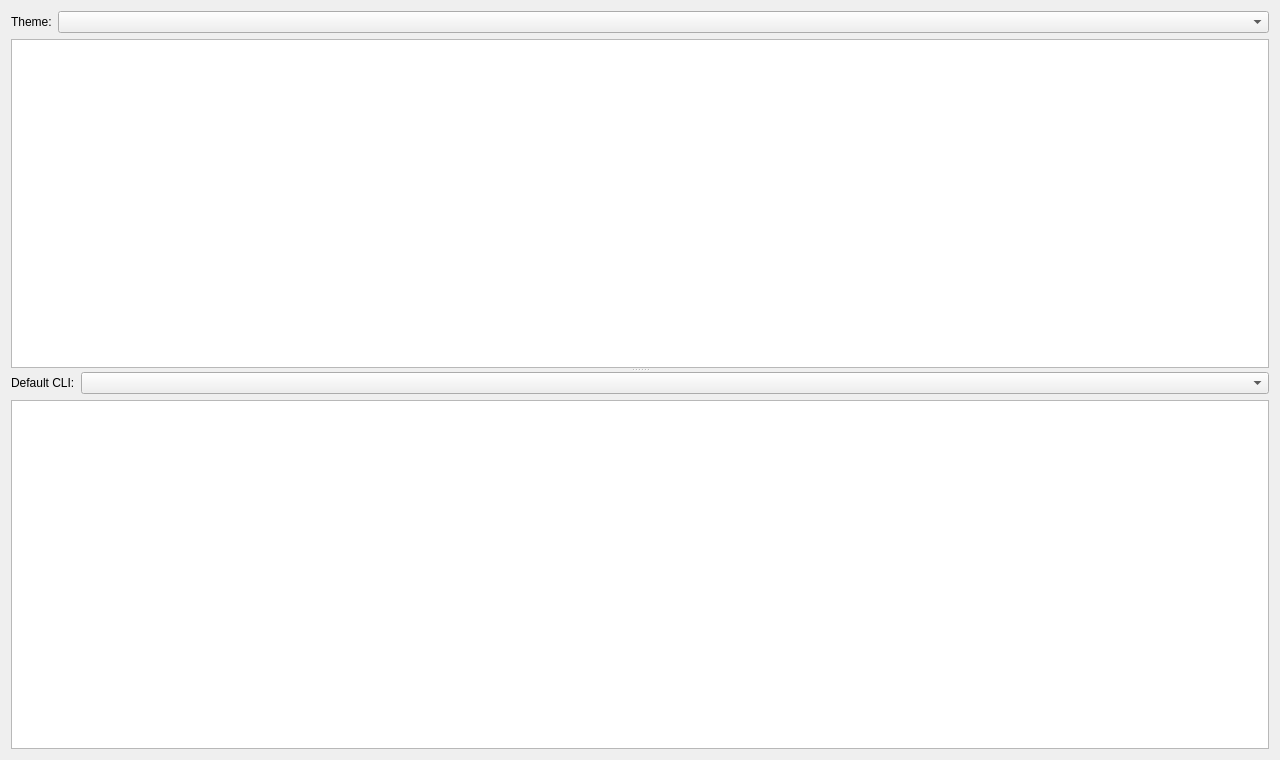
<?xml version="1.0" encoding="UTF-8"?>
<ui version="4.0">
 <class>PaneSettings</class>
 <widget class="QWidget" name="PaneSettings">
  <property name="geometry">
   <rect>
    <x>0</x>
    <y>0</y>
    <width>1280</width>
    <height>760</height>
   </rect>
  </property>
  <property name="windowTitle">
   <string>Form</string>
  </property>
  <layout class="QVBoxLayout" name="verticalLayout">
   <item>
    <widget class="QWidget" name="widgetThemeRow">
     <layout class="QHBoxLayout" name="horizontalLayoutTheme">
      <property name="margin">
       <number>0</number>
      </property>
      <item>
       <widget class="QLabel" name="labelTheme">
        <property name="text">
         <string>Theme:</string>
        </property>
       </widget>
      </item>
      <item>
       <widget class="QComboBox" name="comboTheme">
        <property name="sizePolicy">
         <sizepolicy hsizetype="Expanding" vsizetype="Fixed">
          <horstretch>1</horstretch>
          <verstretch>0</verstretch>
         </sizepolicy>
        </property>
       </widget>
      </item>
     </layout>
    </widget>
   </item>
   <item>
    <widget class="QSplitter" name="splitter">
     <property name="orientation">
      <enum>Qt::Vertical</enum>
     </property>
     <widget class="QTableView" name="tableViewSettings">
      <property name="selectionMode">
       <enum>QAbstractItemView::SelectionMode::SingleSelection</enum>
      </property>
      <attribute name="horizontalHeaderStretchLastSection">
       <bool>true</bool>
      </attribute>
     </widget>
     <widget class="QWidget" name="widgetCliSection">
      <layout class="QVBoxLayout" name="verticalLayoutCli">
       <property name="margin">
        <number>0</number>
       </property>
       <item>
        <widget class="QWidget" name="widgetCliComboRow">
         <layout class="QHBoxLayout" name="horizontalLayoutCli">
          <property name="margin">
           <number>0</number>
          </property>
          <item>
           <widget class="QLabel" name="labelDefaultCli">
            <property name="text">
             <string>Default CLI:</string>
            </property>
           </widget>
          </item>
          <item>
           <widget class="QComboBox" name="comboDefaultCli">
            <property name="sizePolicy">
             <sizepolicy hsizetype="Expanding" vsizetype="Fixed">
              <horstretch>1</horstretch>
              <verstretch>0</verstretch>
             </sizepolicy>
            </property>
           </widget>
          </item>
         </layout>
        </widget>
       </item>
       <item>
        <widget class="QTableView" name="tableViewCli">
         <property name="selectionMode">
          <enum>QAbstractItemView::SelectionMode::NoSelection</enum>
         </property>
         <attribute name="horizontalHeaderStretchLastSection">
          <bool>true</bool>
         </attribute>
        </widget>
       </item>
      </layout>
     </widget>
    </widget>
   </item>
  </layout>
 </widget>
 <resources/>
 <connections/>
</ui>
